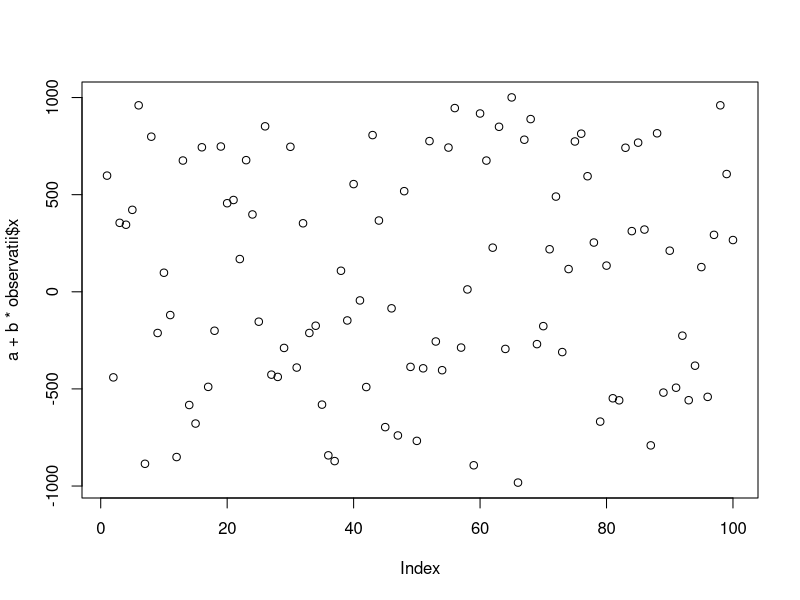
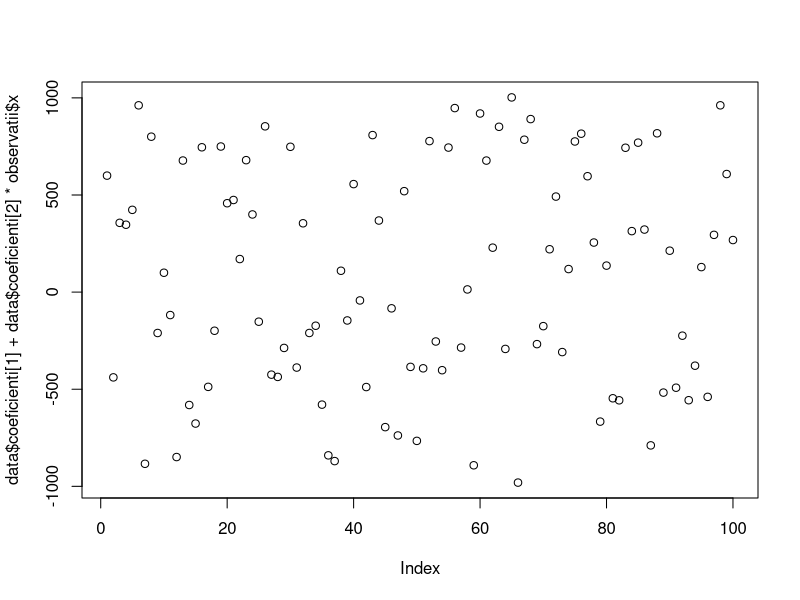
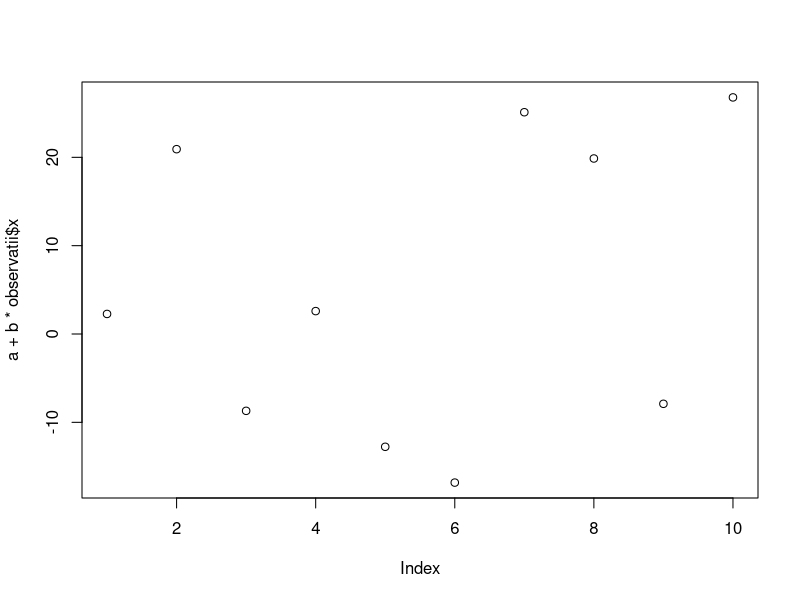
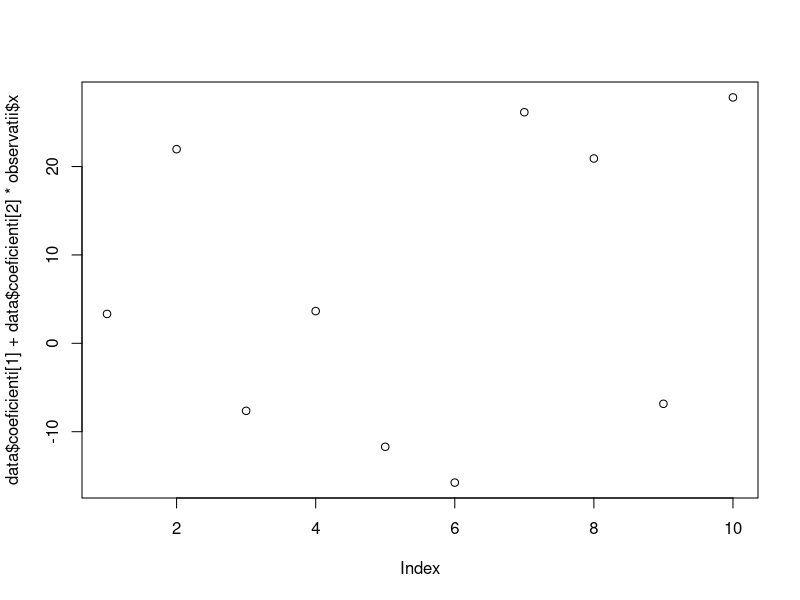
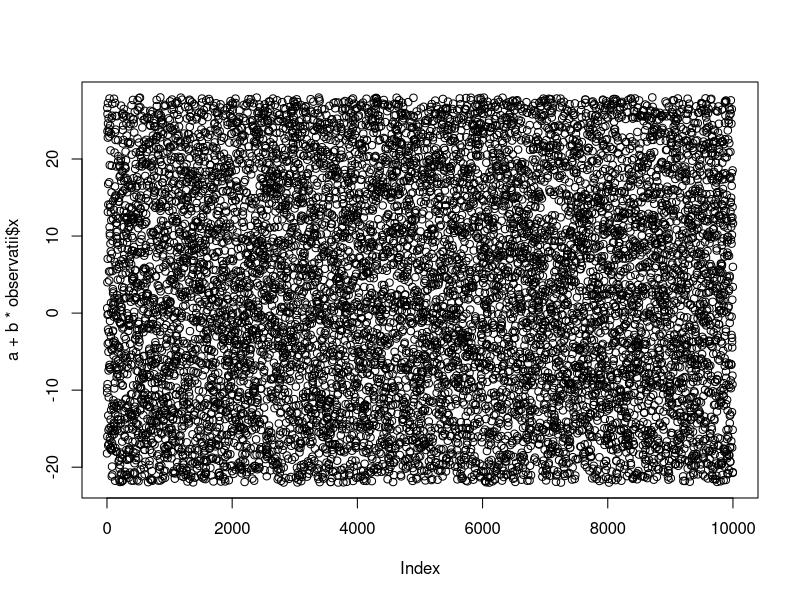
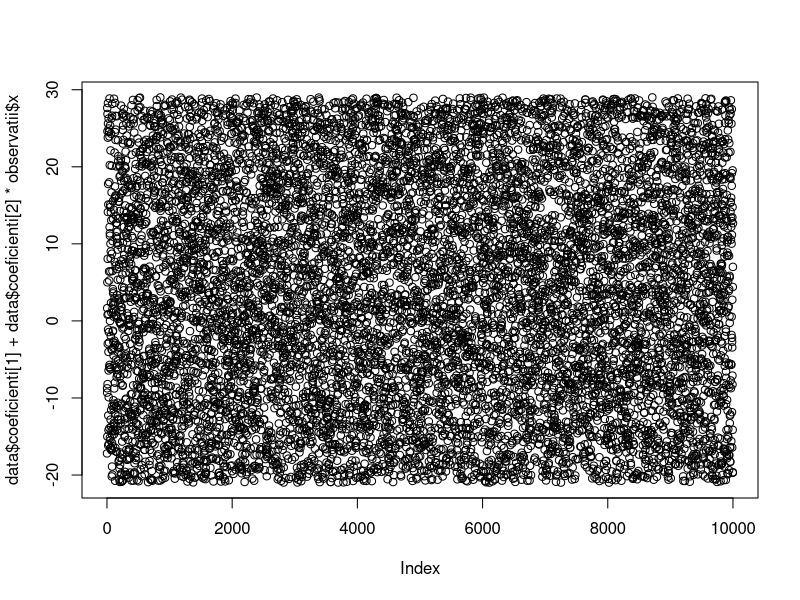
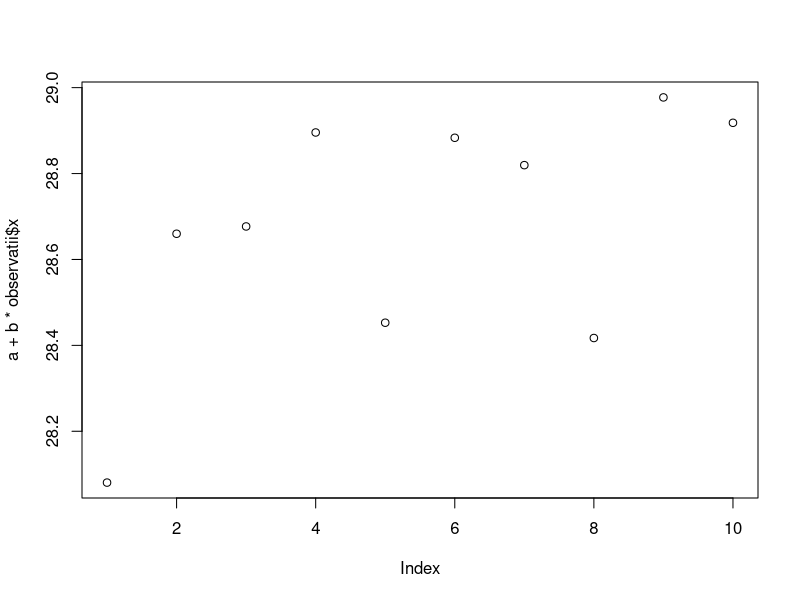
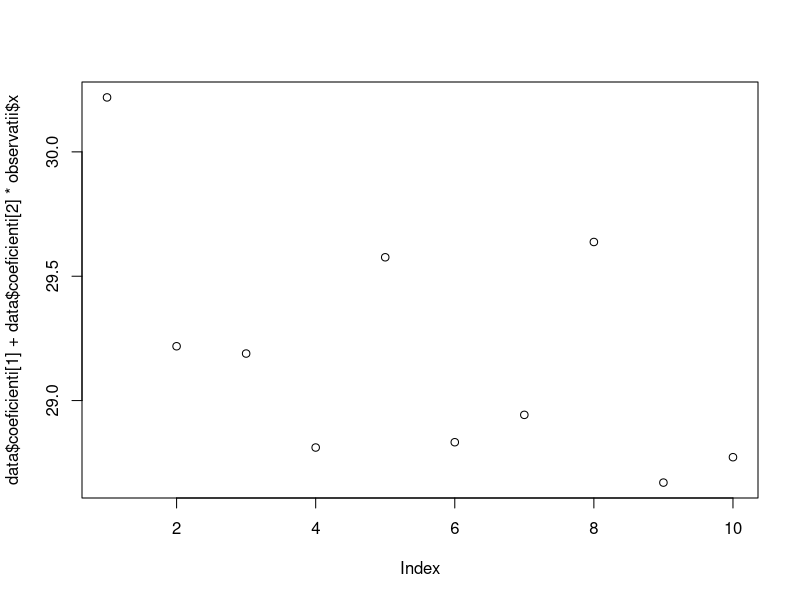

Source code (R) for these figures, in order:
# Fitting Linear Models
# ---------------------
# ‘lm’ is used to fit linear models.  It can be used to carry out
# regression, single stratum analysis of variance and analysis of
# covariance (although ‘aov’ may provide a more convenient interface
# for these).
#
# Usage
# -----
# lm(formula, data, subset, weights, na.action,
# method = "qr", model = TRUE, x = FALSE, y = FALSE, qr = TRUE,
# singular.ok = TRUE, contrasts = NULL, offset, ...)
#
# Confidence Intervals for Model Parameters
# -----------------------------------------
# Computes confidence intervals for one or more parameters in a
# fitted model.  There is a default and a method for objects
# inheriting from class ‘"lm"’.
#
# Usage
# -----
# confint(object, parm, level = 0.95, ...)
#

genereaza_observatii <- function(m, a, b, xmin, xmax, sigma) {
    x <- runif(m, xmin, xmax)
    e <- rnorm(m, sigma)
    y <- a + b * x + e
    return(list(x=x,y=y))
}

coeficienti_regresie <- function(observatii) {
    model_liniar <- lm(formula=observatii$y~observatii$x)
    coeficienti <- coef(model_liniar)
    intervalele_incredere <- confint(object=model_liniar,
                                     level=0.95)
    return(list(coeficienti=coeficienti, intervale=intervalele_incredere))
}

plot_regresie <- function(image_name, m, a, b, xmin, xmax, sigma) {
    pdf(image_name, width=4, height=4)
    observatii <- genereaza_observatii(m, a, b, xmin, xmax, sigma)
    data <- coeficienti_regresie(observatii)

    plot(a + b * observatii$x)
    plot(data$coeficienti[1] + data$coeficienti[2] * observatii$x)
    dev.off()
}

plot_regresie("1.pdf", 100, 3, 5, -200, 200, 1.5)
plot_regresie("2.pdf", 10, 3, 5, -5, 5, 1)
plot_regresie("3.pdf", 10000, 3, 5, -5, 5, 1)
plot_regresie("4.pdf", 10, 3, 5, 5, 5.2, 1)
plot_regresie("5.pdf", 10000, 3, 5, 5, 5.2, 1)
plot_regresie("6.pdf", 10, 3, 5, 5, 5.2, 0.01)
